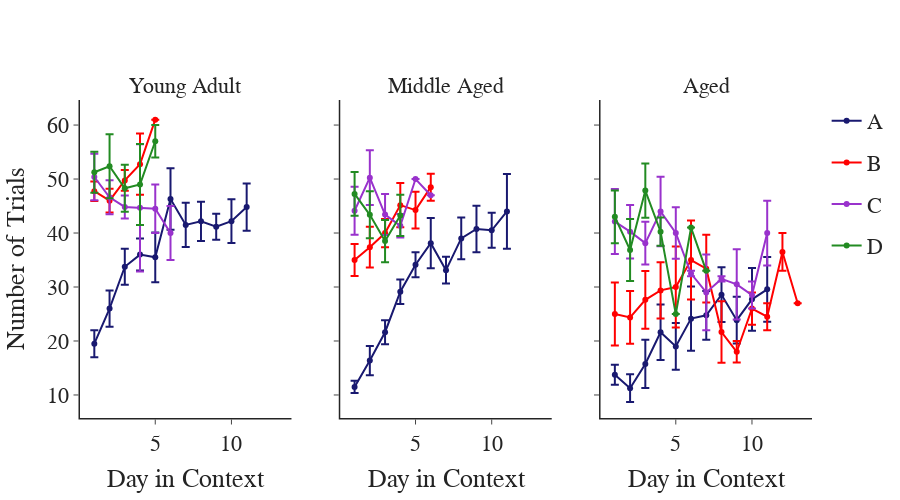

The notebook cell saved with this chart:
### Code cell
## Plot trials
yvar = 'num_trials'
context_colors = ['midnightblue', 'red', 'darkorchid', 'forestgreen']
fig = pf.custom_graph_template(x_title='', y_title='', rows=1, columns=3, width=900,
                               titles=['Young Adult', 'Middle Aged', 'Aged'], shared_y=True, shared_x=True)
session_list = ['A', 'B', 'C', 'D']
acc_contexts = pd.DataFrame()
for session in session_list:
    loop_data = trial_df[trial_df['session'] == session]
    acc_contexts = pd.concat([acc_contexts, loop_data], ignore_index=True)
grouped_data = acc_contexts.groupby(['group', 'context_day', 'session'], as_index=False).agg({yvar: ['mean', 'sem']})

for idx, group in enumerate(reversed(grouped_data['group'].unique())):
    gdata = grouped_data[grouped_data['group'] == group]
    for sess_idx, session in enumerate(gdata['session'].unique()):
        plot_data = gdata[gdata['session'] == session]
        fig.add_trace(go.Scatter(x=plot_data['context_day'], y=plot_data[yvar]['mean'],
                                 name=session, line_color=context_colors[sess_idx], legendgroup=session, showlegend=False,
                                 error_y=dict(type='data', array=plot_data[yvar]['sem'])), row=1, col=idx+1)
fig['data'][0]['showlegend'] = True
fig['data'][1]['showlegend'] = True
fig['data'][2]['showlegend'] = True
fig['data'][3]['showlegend'] = True
fig.update_yaxes(title='Number of Trials', col=1)
fig.update_xaxes(title='Day in Context')
fig.show()
fig.write_image(pjoin(fig_path, f'ages_and_contexts_{yvar}.png'))

### Figure 1 — Plotly figure (JSON) as saved in the notebook; plotly's stock layout.template omitted (floating-point values rounded to 4 significant figures)
{"data": [{"error_y": {"array": [2.493, 3.359, 3.337, 2.964, 4.602, 5.698, 4.089, 3.646, 2.414, 4.067, 4.363], "type": "data"}, "legendgroup": "A", "line": {"color": "midnightblue"}, "name": "A", "showlegend": true, "type": "scatter", "x": [1, 2, 3, 4, 5, 6, 7, 8, 9, 10, 11], "xaxis": "x", "y": [19.5, 26, 33.75, 36, 35.5, 46.29, 41.5, 42.17, 41.17, 42.2, 44.8], "yaxis": "y"}, {"error_y": {"array": [1.81, 2.22, 1.906, 5.662, null], "type": "data"}, "legendgroup": "B", "line": {"color": "red"}, "name": "B", "showlegend": true, "type": "scatter", "x": [1, 2, 3, 4, 5], "xaxis": "x", "y": [47.75, 46, 49.75, 52.75, 61], "yaxis": "y"}, {"error_y": {"array": [4.309, 3.151, 2.136, 11.79, 4.5, 5], "type": "data"}, "legendgroup": "C", "line": {"color": "darkorchid"}, "name": "C", "showlegend": true, "type": "scatter", "x": [1, 2, 3, 4, 5, 6], "xaxis": "x", "y": [50.38, 46.62, 44.83, 44.67, 44.5, 40], "yaxis": "y"}, {"error_y": {"array": [3.797, 5.943, 4.341, 7.506, 3.0], "type": "data"}, "legendgroup": "D", "line": {"color": "forestgreen"}, "name": "D", "showlegend": true, "type": "scatter", "x": [1, 2, 3, 4, 5], "xaxis": "x", "y": [51.25, 52.38, 48.29, 49, 57], "yaxis": "y"}, {"error_y": {"array": [1.15, 2.699, 2.228, 2.271, 2.326, 4.658, 2.467, 3.854, 4.313, 3.233, 6.914], "type": "data"}, "legendgroup": "A", "line": {"color": "midnightblue"}, "name": "A", "showlegend": false, "type": "scatter", "x": [1, 2, 3, 4, 5, 6, 7, 8, 9, 10, 11], "xaxis": "x2", "y": [11.5, 16.38, 21.62, 29.12, 34.12, 38.12, 33.12, 39, 40.75, 40.5, 44], "yaxis": "y2"}, {"error_y": {"array": [2.946, 3.77, 2.619, 4.086, 3.4, 2.5], "type": "data"}, "legendgroup": "B", "line": {"color": "red"}, "name": "B", "showlegend": false, "type": "scatter", "x": [1, 2, 3, 4, 5, 6], "xaxis": "x2", "y": [35, 37.38, 40, 45.17, 44.25, 48.5], "yaxis": "y2"}, {"error_y": {"array": [4.43, 5.059, 3.81, 2.186, null, null], "type": "data"}, "legendgroup": "C", "line": {"color": "darkorchid"}, "name": "C", "showlegend": false, "type": "scatter", "x": [1, 2, 3, 4, 5, 6], "xaxis": "x2", "y": [44.12, 50.25, 43.43, 41.33, 50, 47], "yaxis": "y2"}, {"error_y": {"array": [4.052, 4.346, 3.926, 3.816], "type": "data"}, "legendgroup": "D", "line": {"color": "forestgreen"}, "name": "D", "showlegend": false, "type": "scatter", "x": [1, 2, 3, 4], "xaxis": "x2", "y": [47.25, 43.38, 38.5, 43.25], "yaxis": "y2"}, {"error_y": {"array": [1.859, 2.569, 4.467, 5.155, 4.314, 5.966, 4.507, 5.066, 4.328, 5.818, 5.991], "type": "data"}, "legendgroup": "A", "line": {"color": "midnightblue"}, "name": "A", "showlegend": false, "type": "scatter", "x": [1, 2, 3, 4, 5, 6, 7, 8, 9, 10, 11], "xaxis": "x3", "y": [13.75, 11.25, 15.75, 21.62, 19, 24.14, 24.75, 28.57, 23.86, 27.71, 29.57], "yaxis": "y3"}, {"error_y": {"array": [5.837, 4.891, 5.358, 5.203, 7.521, 7.298, 6.29, 5.696, 2, 3.0, 2.5, 3.5, null], "type": "data"}, "legendgroup": "B", "line": {"color": "red"}, "name": "B", "showlegend": false, "type": "scatter", "x": [1, 2, 3, 4, 5, 6, 7, 8, 9, 10, 11, 12, 13], "xaxis": "x3", "y": [25, 24.38, 27.62, 29.38, 30, 35, 33.4, 21.67, 18, 26, 24.5, 36.5, 27], "yaxis": "y3"}, {"error_y": {"array": [6.016, 4.952, 3.966, 6.429, 4.764, 0.5, 7.0, 0.5, 6.5, 2.5, 6.0], "type": "data"}, "legendgroup": "C", "line": {"color": "darkorchid"}, "name": "C", "showlegend": false, "type": "scatter", "x": [1, 2, 3, 4, 5, 6, 7, 8, 9, 10, 11], "xaxis": "x3", "y": [42.12, 40.25, 38.12, 44, 40, 32.5, 29, 31.5, 30.5, 28.5, 40], "yaxis": "y3"}, {"error_y": {"array": [4.899, 5.726, 5.031, 2.626, null, null, null], "type": "data"}, "legendgroup": "D", "line": {"color": "forestgreen"}, "name": "D", "showlegend": false, "type": "scatter", "x": [1, 2, 3, 4, 5, 6, 7], "xaxis": "x3", "y": [43, 36.86, 47.86, 40.25, 25, 41, 33], "yaxis": "y3"}], "layout": {"annotations": [{"font": {"size": 22}, "showarrow": false, "text": "Young Adult", "x": 0.1444, "xanchor": "center", "xref": "paper", "y": 1, "yanchor": "bottom", "yref": "paper"}, {"font": {"size": 22}, "showarrow": false, "text": "Middle Aged", "x": 0.5, "xanchor": "center", "xref": "paper", "y": 1, "yanchor": "bottom", "yref": "paper"}, {"font": {"size": 22}, "showarrow": false, "text": "Aged", "x": 0.8556, "xanchor": "center", "xref": "paper", "y": 1, "yanchor": "bottom", "yref": "paper"}], "font": {"family": "Arial", "size": 22}, "height": 500, "title": {"x": 0.5, "xanchor": "center", "y": 0.9, "yanchor": "top"}, "width": 900, "xaxis": {"anchor": "y", "domain": [0, 0.2889], "linewidth": 1.5, "matches": "x", "title": {"text": "Day in Context"}}, "xaxis2": {"anchor": "y2", "domain": [0.3556, 0.6444], "linewidth": 1.5, "matches": "x", "title": {"text": "Day in Context"}}, "xaxis3": {"anchor": "y3", "domain": [0.7111, 1], "linewidth": 1.5, "matches": "x", "title": {"text": "Day in Context"}}, "yaxis": {"anchor": "x", "domain": [0, 1], "linewidth": 1.5, "matches": "y", "title": {"text": "Number of Trials"}}, "yaxis2": {"anchor": "x2", "domain": [0, 1], "linewidth": 1.5, "matches": "y", "showticklabels": false, "title": {"text": ""}}, "yaxis3": {"anchor": "x3", "domain": [0, 1], "linewidth": 1.5, "matches": "y", "showticklabels": false, "title": {"text": ""}}}}
